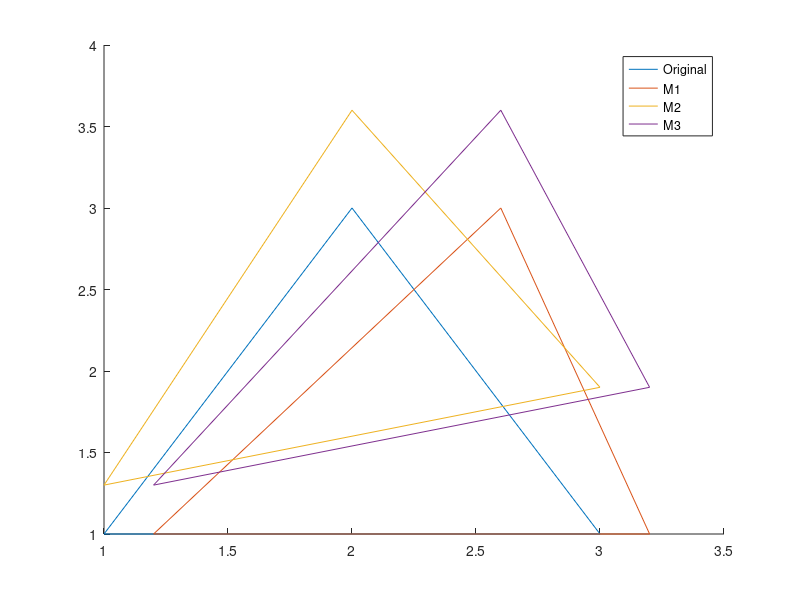

This chart was generated by the following MATLAB code:
clc
clear
close all

P1 = [1 1];
P2 = [3 1];
P3 = [2 3];
MatrizTriangulo = [P1;P2;P3;P1];

M1 = [1 0.2;0 1];
M2 = [1 0;0.3 1];
M3 = [1 0.2;0.3 1];
MM = [M1;M2;M3];
[n,m] = size(MM);
i = 1;

hold on
plot(MatrizTriangulo(:,1),MatrizTriangulo(:,2))
vetLegend = ['TrianguloM1' 'TrianguloM2' 'TrianguloM3'];

while i<=n
  
  newMatrizTriangulo = MatrizTriangulo * [MM(i,:);MM(i+1,:)]';
  plot(newMatrizTriangulo(:,1),newMatrizTriangulo(:,2))
  i+=2;

endwhile

legend('Original','M1','M2','M3');